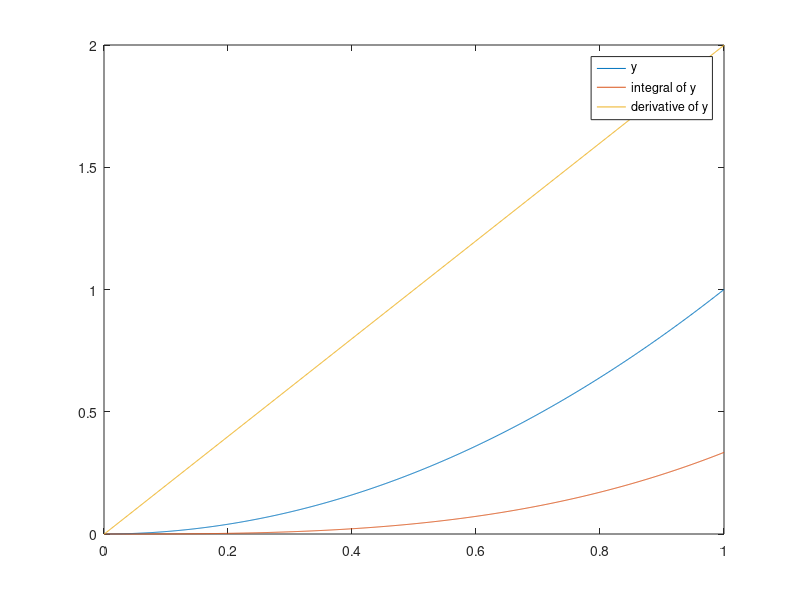

MATLAB code for this plot: (Note: this script raises an error after producing the figure.)
%% Lesson 11: MATLAB review
% This will be a birds-eye view or cheat sheat of everything we've learned
% this semester!
clc; clear; close all;

%% Style Recommendations
% * Header comment at the top of each file, describing the file.
% * Avoid long lines.
% * For maintainability, use variables to store constants/parameters
%   and functions to factor repeated code.
% * Use sections to separate execution.
% * Comments! As necessary, or maybe a little more than necessary.
% * Sensible variables names. These should implicitly document your code.
% * Suppress long outputs.

%% The Basics
% Basic operators, number representations
% * + - * / % \ ^
(1+2j)^3;

% constants
% * pi, i (j)
i^(pi*2j);

% math functions
% * trig functions (sin, cos, atan, atan2, sinc)
% * complex number operators (real, imag, conj, angle, abs)
conj(1-2j);
angle(exp(3j));

% good practice
% * use sections and comments appropriately
% * put at top of every script file:
%       clc; clear; close all;

% matrix operations
% * basic matrix notation
% * elementwise +/-, elementwise .*, ./, .^
% * matrix *, ^
% * transpose A.'
% * conjugate transpose A'
% * matrix functions (trace, size, eye, magic, ones, zeros, repmat)
A = magic(5);
B = randi(5, 5);
A * B;
A .* B;

% generating matrices
% * linspace
% * colon operator
% * zeros/ones
range1 = linspace(0, 1, 1000);
range2 = 0:1e-3:1;

% notes on syntax
% * matrix rows can be comma- or space-delimited
% * semicolon to suppress output
% * double %% (followed by space) at beginning of line to indicate section
% * can break lines using ellipsis (...)
% * alternative syntax: function syntax (hold('on')) or command syntax
%   (hold on)

%% Vectorization and For Loops
% Functions often can have vector inputs, will return vector outputs
t = linspace(1,10,1e3);
y = sin(t);

% Some more vector operations
% * sum, diff, cumsum, trapz, min, mean, geomean
sum(1:100);

% Numerical integration and differentiation
dx = 1e-3;
x = 0:dx:1;
y = x .^ 2;
y_integral = cumsum(y) * dx;
y_derivative = [0 diff(y)] / dx;
plot(x, y, x, y_integral, x, y_derivative);
legend('y', 'integral of y', 'derivative of y');

% Meshgrid
a = 1:3;
b = 4:5;
[A, B] = meshgrid(a, b);
Y1 = 2*A + 3*B;

% broadcasting
Y2 = 2*a + 3*b.';

% Basic indexing and some matrix operations
% * (see next section)
% * can extend or delete parts of matrix like so:
A = [1; 3];
A(:,2) = [2; 4];
A(1,:) = [];

% For loops: iterate over a range
% * Typically better to vectorize when possible
% * Preallocate to avoid extra slow memory operations

%% Indexing
% Basic indexing
% * Index with a scalar or vector
% * Indexing begins at 1, ends at special keyword "end"
% * Index each dimension independently
A = magic(5);
A(end, 1);
A(:, 2);
A(1:3, 3:end);

% Linear indexing
% * Can index N-D array with single index
% * Column-major order
% * Use sub2ind to convert indices to linear indices
A(:);
A(5);

% Logical indexing (very important for vectorization!)
% * Use a logical operator or function that returns a logical array
% * This logical array can be used to index itself or other arrays
% * Find returns all true indices in logical array
A > 5;
A(A > 5);

B = A-5;
B(A > 5);

find(A > 5);

%% Functions
% Anonymous functions
% * More concise (but limited to single line)
% * Can capture outside variables
f = @(x) x.^2;

% "Regular" functions
% - Can be at bottom of file or in other file
% - If in other file, only first function is public, should be same
%   name as the file
% - syntax:
%       function [returnVal1, returnVal2] = functionName(param1, param2)
%           doSomething();
%           returnVal1 = someValue;
%           returnVal2 = someValue;
%       end

%% Control Flow Statements
% for loop iterates over a range
for i=1:5
    i
end

% while iterates while condition is true
i=1;
while i<=5
    i
    i = i+1;
end

% if/elseif/else does exactly what you think it does
if i < 2
    'i < 2'
elseif i < 5
    '2 <= i < 5'
else
    'i >= 5'
end

%% Plotting
% Functions
% * 2D: plot, stem, scatter, histogram
% * 3D: plot3, surf, mesh
samples = randn(1000, 1);
histogram(samples);

% Figures
% * subplot() and tiledlayout()/nexttile()
% * title, xlabel, ylabel, xlim, ylim, legend
% * grid on/off, axes on/off
% * hold on/off
% * Special characters in figure text (e.g., \mu)

%% Datatypes
% Common datatypes:
% * real numbers (floating-point): double, single
% * integers: (u)int8, (u)int16, (u)int32, (u)int64
% * logical (boolean)
% * cell array
% * string
% * symbolic (lesson 8)
% * structs and objects
log = logical([0 1 0 1]);   % converting data types

% Find information about variables using whos()
A = 4;
whos A; % or whos('A')

% Be careful of datatypes! Choosing the wrong data type can:
% * Cause a parameter to a function to be treated incorrectly
% * Have too little precision (=> overflow or underflow)
% * Take up too much space (=> run out of RAM)

%% Strings and Cell Arrays
% "hello" and 'hello' are different!
% * left is a string, right is a char array
% * left is a single unit, right is equivalent to ['h' 'e' 'l' 'l' 'o']
% * both are USUALLY interpreted the same, but not always. Consider:
["hello" "world"]   % array of strings
['hello' 'world']   % same as horcat(['h' 'e' 'l' 'l' 'o'], ['w' ... 'd'])

% functions for strings or char arrays
% * split, strfind, strip

% most of the time, we use "arrays" (or "matrices") to store a list of data
% * however, this only allows for a single data type
% * cell arrays overcome this limitation, allowing heterogeneous datatypes
% * use () to index a cell in a cell array, {} to index the CONTENTS of
%   a cell in a cell array (similar to pointer indexing in C)

%% Object-Oriented MATLAB (Classes, Objects and Structs)
% keep multiple values together under a composite variable

% structs have their structure defined on the spot
% * like an object literal in other programming languages like Javascript
% * multiple syntaxes: refer to lesson 5

% objects are defined via a "class" ("prototype" of the object)
% * classes can both have data and function members
% * refer to lesson 5 for syntax
% * we'll see this when we go over App Designer today

%% Basic File I/O

% text I/O
% * fopen, fread, fprintf, fclose, textscan

% audio I/O and playback
% * audioread, audiowrite
% * sound, soundsc

% image I/O and viewing
% * imread, imwrite
% * imshow

% saving/loading workspace variables (.mat is optional)
% * save someFile.mat
% * load someFile.mat

%% The z-domain
% dealing with polynomials (numerically):
% * polyval, roots, poly, residue, conv (multiplying polynomials)

% z-transform
% * multiple ways to represent a (discrete-time) system:
%   * transfer function (tf) coefficients: b=denominator, a=numerator
%   * zeros-poles-gain (zpk)
%   * second-order sections (SOS)
%   * impulse response (impz)
% * convert between these! zpk2tf, tf2zpk, tf2sos, etc.

% plot information about a system:
% * zplane: pole-zero plot (determine stable/causal)
% * freqz: frequency response plot
% * impz: impulse response

% laplace transform
% * many similarly-named functions, e.g., freqs
% * we usually do things in z-domain b/c samples are discrete (digital)

%% Filters and the Filter Designer
% filterdesigner
% * design and export filter
% * apply filter using filter()

% manually design filter
% * for common IIR filters (ellip, cheby1, cheby2, butter), have to first
%   design order (ellipord, cheby1ord, ...)
% * apply filter using filter()

% plotting FFT
x = randn(100000, 1);
Fs = 50e3;

FFT = fftshift(fft(x)) / Fs;
f = linspace(-Fs/2, Fs/2, length(FFT));
figure();
subplot(2, 1, 1);
plot(f, 20*log10(abs(FFT)));
subplot(2, 1, 2);
plot(f, unwrap(angle(FFT)));

%% generate an elliptic filter, save to elliptic.m
filterDesigner;

%%
y = filter(elliptic(), x);

FFT = fftshift(fft(y)) / Fs;
f = linspace(-Fs/2, Fs/2, length(FFT));
figure();
subplot(2, 1, 1);
plot(f, 20*log10(abs(FFT)));
subplot(2, 1, 2);
plot(f, unwrap(angle(FFT)));

%% The Symbolic Toolbox
% syms
% * lots of new functions: subs, solve, collect, combine, expand, partfrac
% * restrict solution set by setting "assumptions" on symbolic variables
syms x y;
x = y+2;

% symbolic functions
% * compose, finverse, diff, int, dsolve, ztrans, laplace, ilaplace
f(y)=2*y;

%% Stochasticity
% Use vectorization and logical indexing to improve performance and keep
% code neat and concise

% functions to randomly sample from different distributions:
% * rand, randi, randn
% * unidrnd, exprnd, poissrnd, normrnd, etc.

% expected value of the sum of M D-sided dice roles
N = 1e5;
D = 6;
M = 10;
samples = randi(D, N, M);
mean_sum = mean(sum(samples, 2));

% PDF of distributions
% * unidpdf, exppdf, poislesson11spdf, normpdf, etc.
x = -3:1e-3:3;
plot(x, normpdf(x, 0, 1));

%% App Designer
% Design graphical interfaces to run MATLAB code interactively!
appdesigner;
